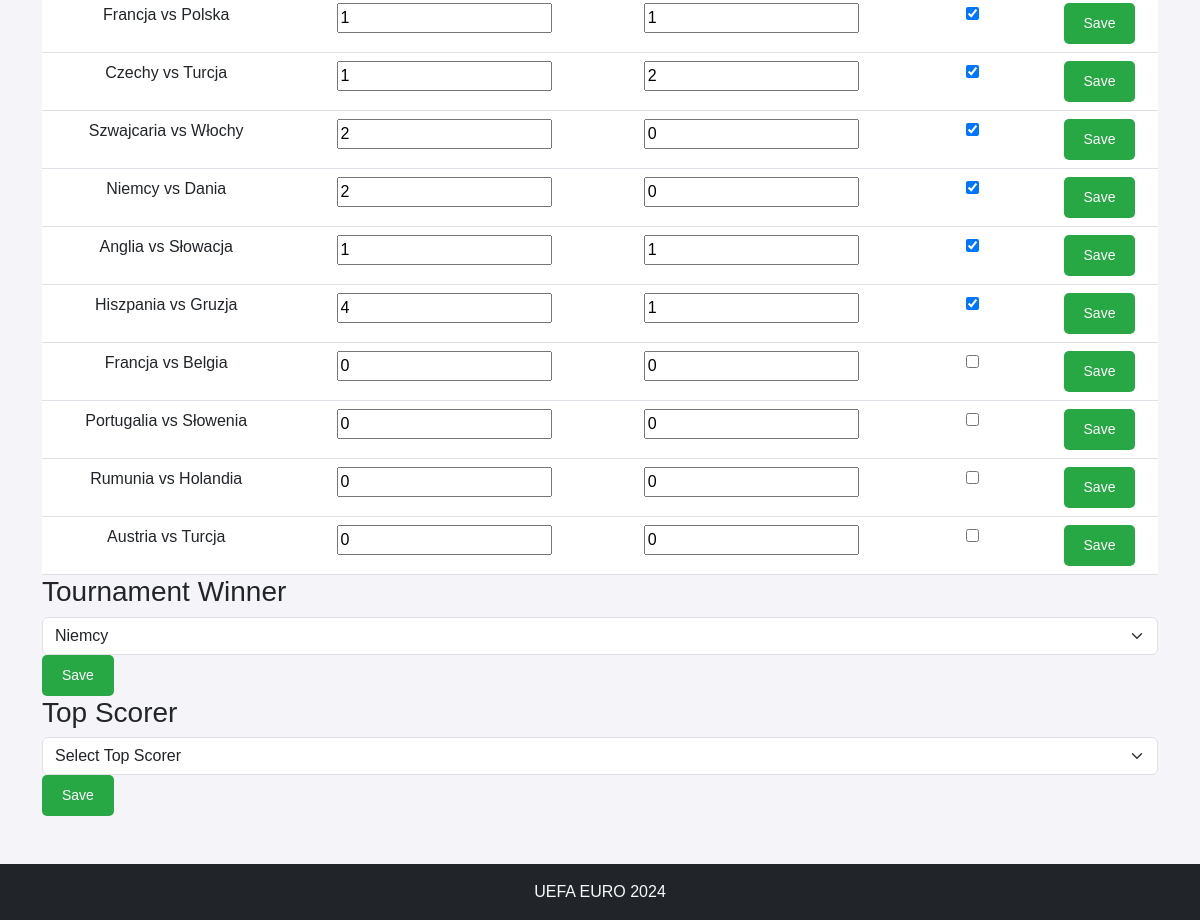
Before: /actual_results/ (signed in, lower part) with the older database file.
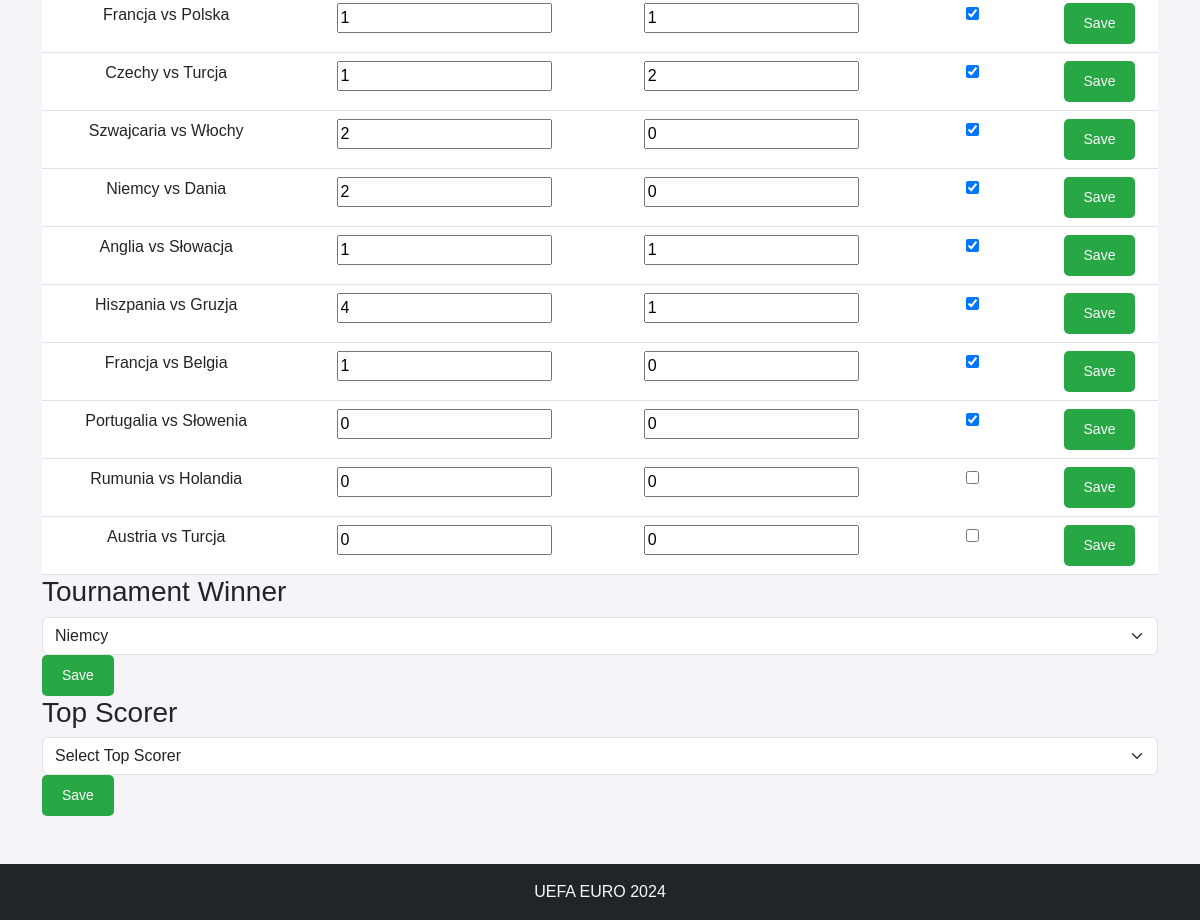
After: the same page with the newer database file.
### contest/models.py (models this page shows, shortened)
class Match(models.Model):
    group = models.CharField(max_length=2)
    home_team = models.CharField(max_length=100)
    away_team = models.CharField(max_length=100)
    date = models.DateTimeField()
    place = models.CharField(max_length=100)
    actual_home_team_score = models.IntegerField(null=True, blank=True, default=0)
    actual_away_team_score = models.IntegerField(null=True, blank=True, default=0)
    final_score = models.BooleanField(default=False)

### contest/views.py (the view, shortened to what this page needs)
# urls.py: path('actual_results/', views.actual_results, name='actual_results'),
@superuser_required
def actual_results(request):
    matches = Match.objects.all()
    teams = Team.objects.all()
    top_scorers = TopScorer.objects.all()
    tournament_results, created = TournamentResults.objects.get_or_create(id=1)
    selected_winner = tournament_results.winner_team
    selected_top_scorer = tournament_results.top_scorer
    context = {
        'matches': matches,
        'teams': teams,
        'top_scorers': top_scorers,
        'selected_winner': selected_winner,
        'selected_top_scorer': selected_top_scorer,
    }
    return render(request, 'actual_results.html', context)

### contest/templatetags/article_tags.py (called while the page is built)
@register.simple_tag
def get_articles():
    return Article.objects.all()

### contest/views.py (called while the page is built)
def superuser_required(view_func):
    decorated_view_func = user_passes_test(lambda u: u.is_superuser)(view_func)
    return decorated_view_func

### contest/templates/actual_results.html (shortened to what this page needs)
{% extends 'base.html' %}
{% block content %}
<form method="post">
    <table class="table">
        <tbody>
            {% for match in matches %}
                <tr>
                    <td>{{ match.home_team }} vs {{ match.away_team }}</td>
                    <td>
                        <input type="number" name="home_team_score_{{ match.id }}" value="{{ match.actual_home_team_score }}" class="input-score">
                    </td>
                    <td>
                        <input type="number" name="away_team_score_{{ match.id }}" value="{{ match.actual_away_team_score }}" class="input-score">
                    </td>
                    <td>
                        <input type="checkbox" name="final_score_{{ match.id }}" {% if match.final_score %}checked{% endif %}>
                    </td>
                    <td>
                        <button type="submit" name="save_match" value="{{ match.id }}" class="button">Save</button>
                    </td>
                </tr>
            {% endfor %}
        </tbody>
    </table>
</form>
<h3>Tournament Winner</h3>
<form method="post">
    <select name="winner_team" class="form-select">
        {% for team in teams %}
            <option value="{{ team.name }}" {% if selected_winner and selected_winner.name == team.name %}selected{% endif %}>
                {{ team.name }}
            </option>
        {% endfor %}
    </select>
    <button type="submit" name="save_winner" class="button">Save</button>
</form>
<h3>Top Scorer</h3>
<form method="post">
    <select name="top_scorer" class="form-select">
        <option value="">Select Top Scorer</option>
    </select>
    <button type="submit" name="save_top_scorer" class="button">Save</button>
</form>
{% endblock %}

Changed rows visible on the page:
changed Match "Belgia": actual_home_team_score "0" → "1"; final_score "☐" → "☑"
changed Match "Portugalia": final_score "☐" → "☑"
